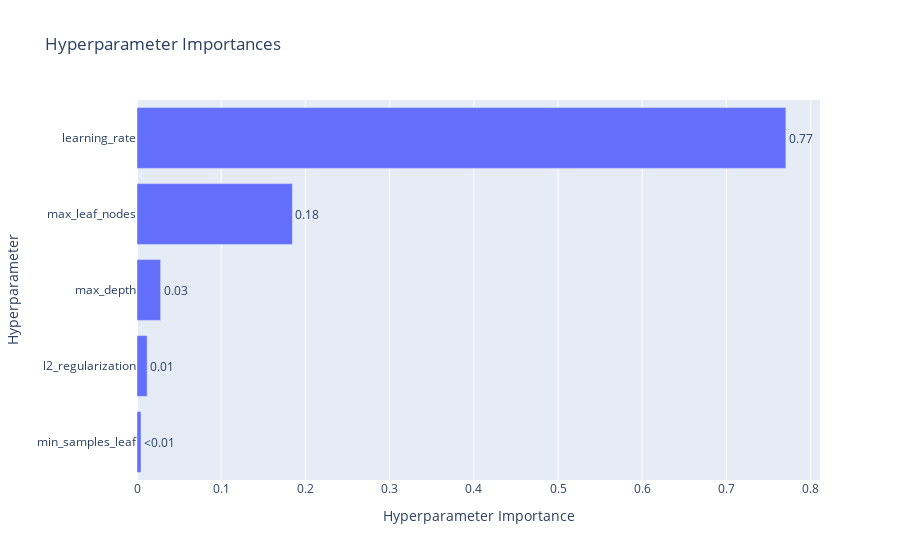

The notebook cell saved with this chart:
### Code cell
# Plot parameter importances
plot_param_importances(study)

### Figure 1 — Plotly figure (JSON) as saved in the notebook; plotly's stock layout.template omitted (floating-point values rounded to 4 significant figures)
{"data": [{"cliponaxis": false, "hovertemplate": ["min_samples_leaf (IntDistribution): 0.004744338771878117<extra></extra>", "l2_regularization (FloatDistribution): 0.012040821555281701<extra></extra>", "max_depth (IntDistribution): 0.028066726871029225<extra></extra>", "max_leaf_nodes (IntDistribution): 0.18456784192805573<extra></extra>", "learning_rate (FloatDistribution): 0.7705802708737552<extra></extra>"], "name": "Objective Value", "orientation": "h", "text": ["<0.01", "0.01", "0.03", "0.18", "0.77"], "textposition": "outside", "type": "bar", "x": [0.004744, 0.01204, 0.02807, 0.1846, 0.7706], "y": ["min_samples_leaf", "l2_regularization", "max_depth", "max_leaf_nodes", "learning_rate"]}], "layout": {"title": {"text": "Hyperparameter Importances"}, "xaxis": {"title": {"text": "Hyperparameter Importance"}}, "yaxis": {"title": {"text": "Hyperparameter"}}}}
